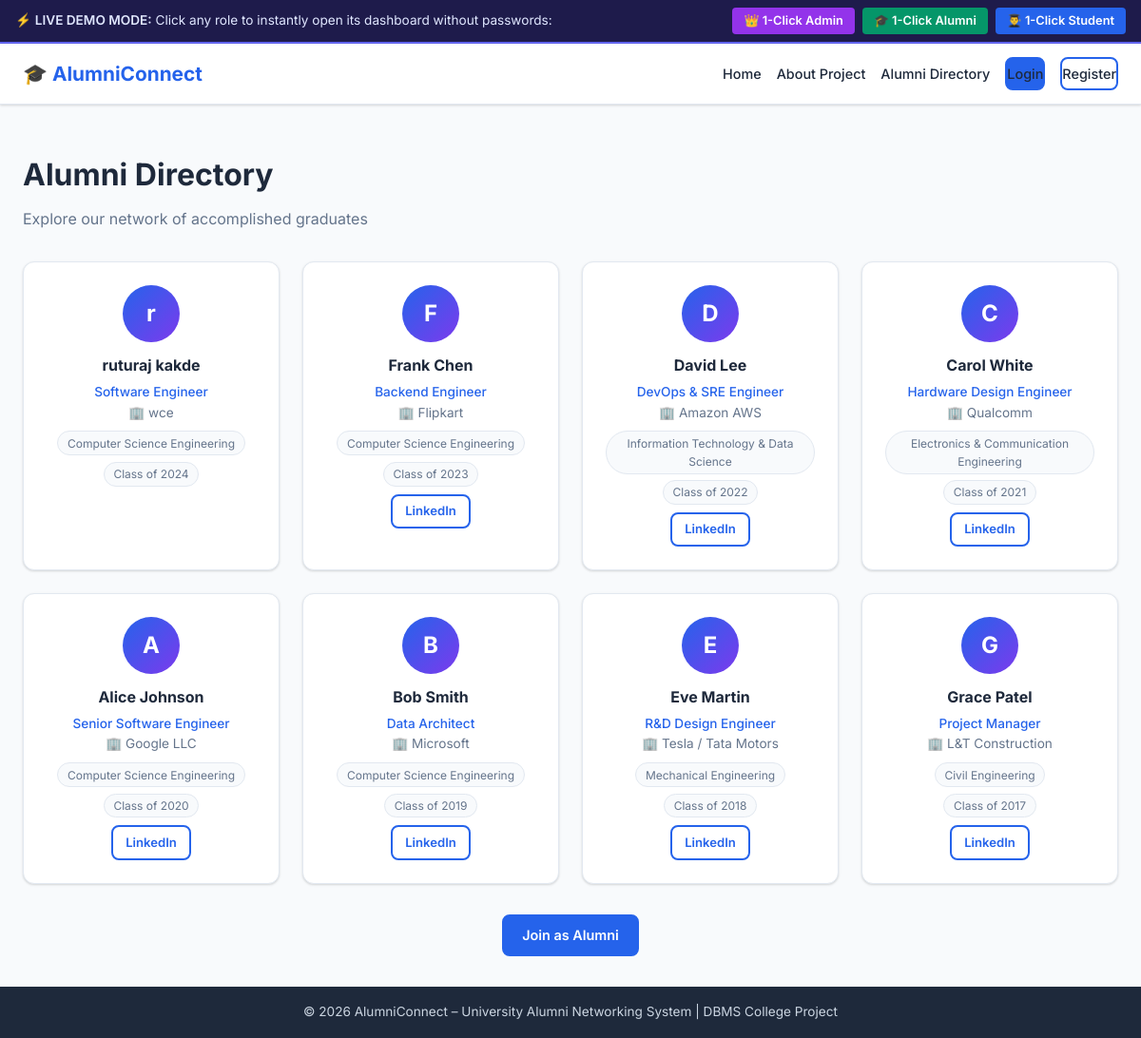
The page /directory on the database its author committed.
### tables this page shows
CREATE TABLE Alumni (
        alumni_id       INTEGER PRIMARY KEY AUTOINCREMENT,
        user_id         INTEGER NOT NULL UNIQUE,
        department_id   INTEGER NOT NULL,
        graduation_year INTEGER NOT NULL,
        current_company TEXT,
        job_title       TEXT,
        skills          TEXT,
        linkedin_url    TEXT,
        bio             TEXT,
        FOREIGN KEY (user_id) REFERENCES Users(user_id) ON DELETE CASCADE,
        FOREIGN KEY (department_id) REFERENCES Department(department_id)
    );

CREATE TABLE Users (
        user_id        INTEGER PRIMARY KEY AUTOINCREMENT,
        full_name      TEXT NOT NULL,
        email          TEXT NOT NULL UNIQUE,
        password_hash  TEXT NOT NULL,
        role           TEXT NOT NULL CHECK(role IN ('admin', 'alumni', 'student')),
        account_status TEXT NOT NULL DEFAULT 'pending' CHECK(account_status IN ('pending', 'approved', 'rejected')),
        created_at     TIMESTAMP DEFAULT CURRENT_TIMESTAMP
    );

CREATE TABLE Department (
        department_id   INTEGER PRIMARY KEY AUTOINCREMENT,
        department_name TEXT NOT NULL UNIQUE
    );

### app.py (the view)
    @app.route('/directory')
    def directory():
        from database.db_connection import execute_query
        alumni = execute_query("""
            SELECT full_name, department_name, graduation_year,
                   current_company, job_title, skills, linkedin_url
            FROM alumni_directory_view
            ORDER BY graduation_year DESC, full_name ASC
            LIMIT 20
        """, fetch=True) or []
        departments = execute_query("SELECT * FROM Department ORDER BY department_name", fetch=True) or []
        return render_template('directory.html', alumni=alumni, departments=departments)

### database/db_connection.py (called while the page is built, shortened)
def get_sqlite_connection():
    conn = sqlite3.connect(SQLITE_DB_PATH)
    conn.row_factory = sqlite3.Row
    conn.execute("PRAGMA foreign_keys = ON;")
    return conn

def get_db_connection():
    global USE_SQLITE
    return get_sqlite_connection()

### templates/directory.html (shortened to what this page needs)
{% extends "base.html" %}
{% block content %}
<div class="container page-container">
    <h1 class="page-title">Alumni Directory</h1>
    <p class="page-subtitle">Explore our network of accomplished graduates</p>
    {% if alumni %}
    <div class="alumni-grid">
        {% for a in alumni %}
        <div class="alumni-card">
            <div class="alumni-avatar">{{ a.full_name[0] }}</div>
            <h3>{{ a.full_name }}</h3>
            <p class="alumni-title">{{ a.job_title or 'Alumni' }}</p>
            <p class="alumni-company">{% if a.current_company %}🏢 {{ a.current_company }}{% endif %}</p>
            <div class="alumni-tags">
                <span class="tag">{{ a.department_name }}</span>
                <span class="tag">Class of {{ a.graduation_year }}</span>
            </div>
            {% if a.linkedin_url %}
            <a href="{{ a.linkedin_url }}" target="_blank" class="btn btn-sm btn-outline" style="margin-top:0.5rem;">LinkedIn</a>
            {% endif %}
        </div>
        {% endfor %}
    </div>
    {% else %}
    <div class="empty-state">
        <div class="empty-icon">🎓</div>
        <h3>No alumni records yet</h3>
        <p>Alumni will appear here once they register and get approved.</p>
    </div>
    {% endif %}
    <div style="text-align:center; margin-top:2rem;">
        <a href="{{ url_for('auth.register') }}" class="btn">Join as Alumni</a>
    </div>
</div>
{% endblock %}

### static/css/style.css (style rules this page uses)
:root { --primary: #2563eb; --primary-dk: #1d4ed8; --secondary: #7c3aed; --success: #16a34a; --warning: #d97706; --danger: #dc2626; --info: #0891b2; --teal: #0f766e; --bg: #f8fafc; --surface: #ffffff; --border: #e2e8f0; --text: #1e293b; --text-muted: #64748b; --sidebar-bg: #1e293b; --sidebar-text: #cbd5e1; --radius: 8px; --radius-lg: 12px; --shadow: 0 1px 3px rgba(0,0,0,.1), 0 1px 2px rgba(0,0,0,.06); --shadow-md: 0 4px 6px rgba(0,0,0,.07), 0 2px 4px rgba(0,0,0,.06); --shadow-lg: 0 10px 15px rgba(0,0,0,.1), 0 4px 6px rgba(0,0,0,.05); }
*, *::before, *::after { box-sizing: border-box; margin: 0; padding: 0; }
html { font-size: 16px; scroll-behavior: smooth; }
body { font-family: 'Inter', system-ui, -apple-system, sans-serif; background: var(--bg); color: var(--text); line-height: 1.6; min-height: 100vh; display: flex; flex-direction: column; }
a { color: var(--primary); text-decoration: none; }
.container { max-width: 1200px; margin: 0 auto; padding: 0 1.5rem; }
.page-container { padding: 2rem 1.5rem; }
.page-title { font-size: 2rem; font-weight: 700; margin-bottom: 0.5rem; }
.page-subtitle { color: var(--text-muted); margin-bottom: 2rem; }
.btn { display: inline-flex; align-items: center; gap: 0.4rem; padding: 0.55rem 1.2rem; background: var(--primary); color: #fff; border: 2px solid var(--primary); border-radius: var(--radius); font-weight: 600; font-size: 0.9rem; cursor: pointer; transition: background .2s, color .2s, transform .1s; }
.btn-sm { padding: 0.35rem 0.8rem; font-size: 0.82rem; }
.btn-outline { background: transparent; color: var(--primary); }
.alumni-grid { display: grid; grid-template-columns: repeat(auto-fill, minmax(220px, 1fr)); gap: 1.5rem; }
.alumni-card { background: var(--surface); border: 1px solid var(--border); border-radius: var(--radius-lg); padding: 1.5rem; text-align: center; box-shadow: var(--shadow); }
.alumni-avatar { width: 60px; height: 60px; border-radius: 50%; background: linear-gradient(135deg, var(--primary), var(--secondary)); color: #fff; font-size: 1.5rem; font-weight: 700; display: inline-flex; align-items: center; justify-content: center; margin-bottom: 0.75rem; }
.alumni-card h3 { font-size: 1rem; margin-bottom: 0.25rem; }
.alumni-title { color: var(--primary); font-size: 0.85rem; font-weight: 500; }
.alumni-company { color: var(--text-muted); font-size: 0.85rem; }
.alumni-tags { display: flex; gap: 0.4rem; flex-wrap: wrap; justify-content: center; margin-top: 0.5rem; }
.tag { background: var(--bg); border: 1px solid var(--border); border-radius: 9999px; padding: 0.15rem 0.6rem; font-size: 0.75rem; color: var(--text-muted); }

### rows shown on the page
Alumni: full_name "r", full_name "ruturaj kakde", job_title "Software Engineer", current_company "wce", department_name "Computer Science Engineering", graduation_year "2024"
Alumni: full_name "F", full_name "Frank Chen", job_title "Backend Engineer", current_company "Flipkart", department_name "Computer Science Engineering", graduation_year "2023"
Alumni: full_name "D", full_name "David Lee", job_title "DevOps & SRE Engineer", current_company "Amazon AWS", department_name "Information Technology & Data Science", graduation_year "2022"
Alumni: full_name "C", full_name "Carol White", job_title "Hardware Design Engineer", current_company "Qualcomm", department_name "Electronics & Communication Engineering", graduation_year "2021"
Alumni: full_name "A", full_name "Alice Johnson", job_title "Senior Software Engineer", current_company "Google LLC", department_name "Computer Science Engineering", graduation_year "2020"
Alumni: full_name "B", full_name "Bob Smith", job_title "Data Architect", current_company "Microsoft", department_name "Computer Science Engineering", graduation_year "2019"
Alumni: full_name "E", full_name "Eve Martin", job_title "R&D Design Engineer", current_company "Tesla / Tata Motors", department_name "Mechanical Engineering", graduation_year "2018"
Alumni: full_name "G", full_name "Grace Patel", job_title "Project Manager", current_company "L&T Construction", department_name "Civil Engineering", graduation_year "2017"
